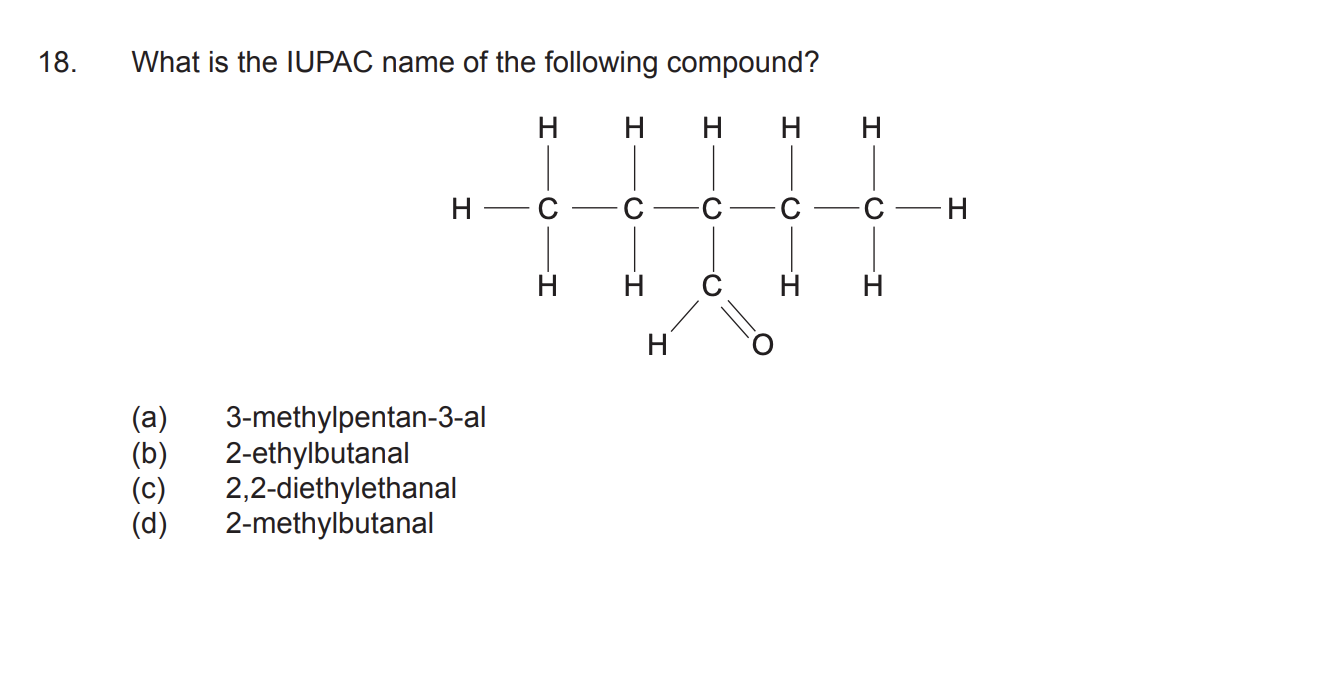
#> input picture imageProcessingArea/WACE2016Q18.png, 1334 x 698 px; its folder holds only this picture in this run
$ python processor.py
#> lines starting #> are read from the running program, lines starting #| are printed output that depends on the picture
#
# First step in image processing
#  - turns .png into .webp and crops them
#
#
#

import os
from PIL import Image

# Define the folder path (the folder containing this script)
folder_path = os.path.dirname(os.path.realpath(__file__))

# Iterate over all files in the folder
for filename in os.listdir(folder_path):
    if filename.endswith(".png") or filename.endswith(".PNG"):
        # Construct full file path
        input_image_path = os.path.join(folder_path, filename)

        # Open the image
        image = Image.open(input_image_path).convert("RGBA")
#> image is the input picture: PIL image 1334x698 RGBA; mean R, G, B, A 251.3, 251.2, 251.3, 255

        # Make all white pixels transparent
        datas = image.getdata()
        new_data = []
        for item in datas:
            if item[0] > 245 and item[1] > 245 and item[2] > 245 and item[3] > 0:  # RGBA format
                new_data.append((255, 255, 255, 0))  # Set alpha to 0 (transparent)
            else:
                new_data.append(item)
#> after the loop, new_data = 931132 items
        image.putdata(new_data)

        # Crop the image so that there is a colored pixel touching each edge
        bbox = image.getbbox()  # Find the bounding box of non-white areas
#> bbox = (39, 50, 966, 540)
        cropped_image = image.crop(bbox)
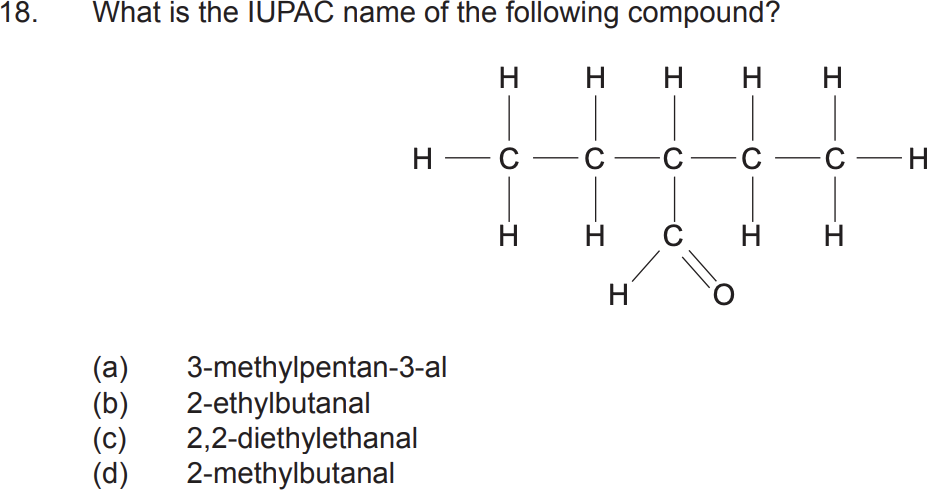
#> cropped_image: PIL image 927x490 RGBA; mean R, G, B, A 247.4, 247.3, 247.3, 13.4; transparent parts drawn white

        # Create the output image path (same name, but with .webp extension)
        output_image_path = os.path.join(folder_path, os.path.splitext(filename)[0] + ".webp")

        # Save the image as a .webp file with maximum quality
        cropped_image.save(output_image_path, "WEBP", quality=100, lossless=True)

        # Delete the original image
        os.remove(input_image_path)
        print(f"IMAGE PROCESSOR: Cleaned and cropped {filename} --> {filename.rsplit('.', 1)[0]}.webp")

print("IMAGE PROCESSOR: All images processed and replaced")
